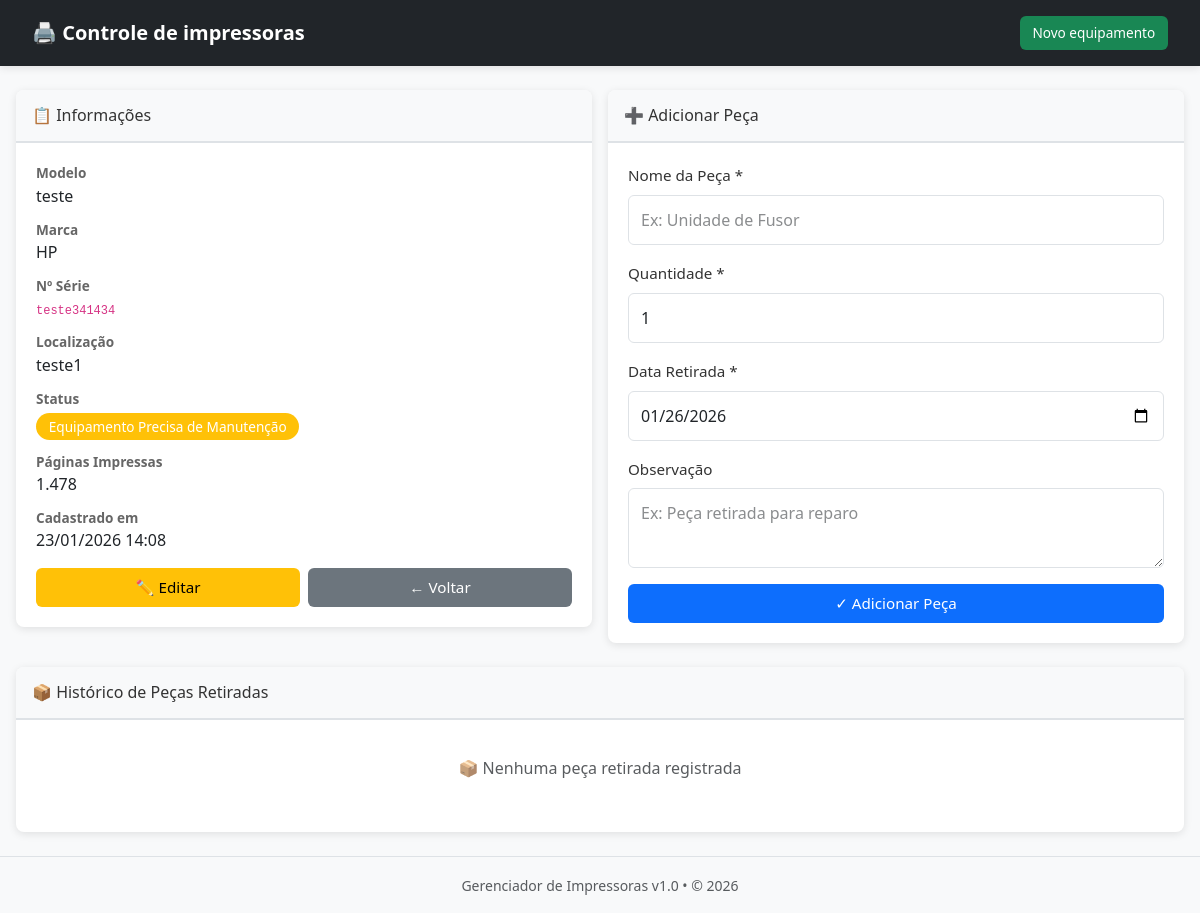
Page /detalhes.php?id=3 on the committed database.
### tables this page shows
CREATE TABLE `impressoras` (
  `id` int NOT NULL,
  `modelo` varchar(100) NOT NULL,
  `marca` varchar(50) NOT NULL,
  `numero_serie` varchar(100) NOT NULL,
  `localizacao` varchar(150) DEFAULT NULL,
  `status` enum('equipamento_completo','equipamento_manutencao','inativo') DEFAULT 'equipamento_completo',
  `contagem_paginas` int DEFAULT '0',
  `data_cadastro` timestamp NULL DEFAULT CURRENT_TIMESTAMP COMMENT 'Data/hora de cadastro (UTC-3 Brasil)',
  `ultima_atualizacao` timestamp NULL DEFAULT CURRENT_TIMESTAMP ON UPDATE CURRENT_TIMESTAMP COMMENT 'Última atualização (UTC-3 Brasil)'
);

### config/timezone.php (called while the page is built, shortened)
<?php
function dataHoje() {
    return date('Y-m-d');
}
function formatarDataHora($data) {
    return date('d/m/Y H:i', strtotime($data));
}
?>

### detalhes.php (the view, shortened to what this page needs)
<?php
try {
    require_once 'config/timezone.php';
    $conn = Database::getInstance();
    $id = $_GET['id'] ?? 0;
    $stmt = $conn->prepare("SELECT * FROM impressoras WHERE id = :id");
    $stmt->execute([':id' => $id]);
    $impressora = $stmt->fetch();
    $stmt = $conn->prepare("SELECT * FROM pecas_retiradas WHERE impressora_id = :id ORDER BY data_retirada DESC");
    $stmt->execute([':id' => $id]);
    $pecas = $stmt->fetchAll();
    include 'includes/header.php';
} catch(Exception $e) {
    ob_end_clean();
    header('Content-Type: text/html; charset=utf-8');
    http_response_code(500);
    ?>
    <!DOCTYPE html>
    <html><head><title>Erro</title></head><body>
    <h1>Erro 500</h1>
    <p><?= htmlspecialchars($e->getMessage()) ?></p>
    </body></html>
    <?php
    exit;
}
?>
<div class="row">
    <div class="col-md-6">
        <div class="card mb-4">
            <div class="card-header">
                <h5 style="font-size: 1rem; margin: 0;">📋 Informações</h5>
            </div>
            <div class="card-body">
                <div style="display: grid; gap: 0.75rem;">
                    <div>
                        <strong style="display: block; font-size: 0.85rem; color: #666;">Modelo</strong>
                        <span><?= htmlspecialchars($impressora['modelo']) ?></span>
                    </div>
                    <div>
                        <strong style="display: block; font-size: 0.85rem; color: #666;">Marca</strong>
                        <span><?= htmlspecialchars($impressora['marca']) ?></span>
                    </div>
                    <div>
                        <strong style="display: block; font-size: 0.85rem; color: #666;">Nº Série</strong>
                        <code style="font-size: 0.75rem;"><?= htmlspecialchars($impressora['numero_serie']) ?></code>
                    </div>
                    <div>
                        <strong style="display: block; font-size: 0.85rem; color: #666;">Localização</strong>
                        <span><?= htmlspecialchars($impressora['localizacao']) ?></span>
                    </div>
                    <div>
                        <strong style="display: block; font-size: 0.85rem; color: #666;">Status</strong>
                        <span class="badge bg-<?= in_array($impressora['status'], ['equipamento_completo', 'ativo']) ? 'success' : (in_array($impressora['status'], ['equipamento_manutencao', 'manutencao']) ? 'warning' : 'secondary') ?>" style="margin-top: 0.25rem;">
                            <?= in_array($impressora['status'], ['equipamento_completo', 'ativo']) ? 'Equipamento Completo' : (in_array($impressora['status'], ['equipamento_manutencao', 'manutencao']) ? 'Equipamento Precisa de Manutenção' : 'Inativo') ?>
                        </span>
                    </div>
                    <div>
                        <strong style="display: block; font-size: 0.85rem; color: #666;">Páginas Impressas</strong>
                        <span><?= number_format($impressora['contagem_paginas'], 0, ',', '.') ?></span>
                    </div>
                    <div>
                        <strong style="display: block; font-size: 0.85rem; color: #666;">Cadastrado em</strong>
                        <span><?= formatarDataHora($impressora['data_cadastro']) ?></span>
                    </div>
                </div>
                <div class="button-group" style="margin-top: 1rem;">
                    <a href="editar.php?id=<?= $impressora['id'] ?>" class="btn btn-warning">✏️ Editar</a>
                    <a href="index.php" class="btn btn-secondary">←  Voltar</a>
                </div>
            </div>
        </div>
    </div>
    <div class="col-md-6">
        <div class="card mb-4">
            <div class="card-header">
                <h5 style="font-size: 1rem; margin: 0;">➕ Adicionar Peça</h5>
            </div>
            <div class="card-body">
                <form method="POST">
                    <div class="mb-3">
                        <label class="form-label">Nome da Peça *</label>
                        <input type="text" name="nome_peca" class="form-control" placeholder="Ex: Unidade de Fusor" required>
                    </div>
                    <div class="mb-3">
                        <label class="form-label">Quantidade *</label>
                        <input type="number" name="quantidade" class="form-control" value="1" required>
                    </div>
                    <div class="mb-3">
                        <label class="form-label">Data Retirada *</label>
                        <input type="date" name="data_retirada" class="form-control" value="<?= dataHoje() ?>" required>
                    </div>
                    <div class="mb-3">
                        <label class="form-label">Observação</label>
                        <textarea name="observacao" class="form-control" placeholder="Ex: Peça retirada para reparo" style="min-height: 80px;"></textarea>
                    </div>
                    <button type="submit" class="btn btn-primary w-100">✓ Adicionar Peça</button>
                </form>
            </div>
        </div>
    </div>
</div>
<div class="card">
    <div class="card-header">
        <h5 style="font-size: 1rem; margin: 0;">📦 Histórico de Peças Retiradas</h5>
    </div>
    <div class="card-body">
        <?php if (count($pecas) > 0): ?>
            <div class="table-responsive">
                <table class="table table-sm table-striped">
                    <thead class="table-dark">
                        <tr>
                            <th style="width: 40%;">Peça</th>
                            <th style="width: 20%;">Qtd</th>
                            <th style="width: 20%;">Data</th>
                            <th style="width: 20%;" class="d-none d-md-table-cell">Obs.</th>
                        </tr>
                    </thead>
                    <tbody>
                        <?php foreach($pecas as $peca): ?>
                        <tr>
                            <td><strong><?= htmlspecialchars($peca['nome_peca']) ?></strong></td>
                            <td><span class="badge bg-info"><?= $peca['quantidade'] ?></span></td>
                            <td><small><?= formatarData($peca['data_retirada']) ?></small></td>
                            <td class="d-none d-md-table-cell"><small class="text-muted" style="display: block; max-width: 200px; overflow: hidden; text-overflow: ellipsis; white-space: nowrap;">
                                <?= htmlspecialchars($peca['observacao']) ?>
                            </small></td>
                        </tr>
                        <?php endforeach; ?>
                    </tbody>
                </table>
            </div>
        <?php else: ?>
            <p class="text-muted text-center" style="padding: 1rem;">📦 Nenhuma peça retirada registrada</p>
        <?php endif; ?>
    </div>
</div>
<?php include 'includes/footer.php'; ?>

### assets/style.css (style rules this page uses)
html { font-size: 16px; }
body { background-color: #f8f9fa; font-family: 'Segoe UI', Tahoma, Geneva, Verdana, sans-serif; font-size: 1rem; line-height: 1.5; color: #333; }
.card { border: none; box-shadow: 0 2px 8px rgba(0,0,0,0.1); margin-bottom: 1.5rem; border-radius: 8px; overflow: hidden; }
.card-header { background-color: #f8f9fa; border-bottom: 2px solid #dee2e6; padding: 1rem; }
.card-header h4, .card-header h5 { margin: 0; color: #333; font-size: clamp(1rem, 2vw, 1.25rem); }
.card-body { padding: 1.25rem; }
.btn { border-radius: 6px; padding: 0.5rem 1rem; font-weight: 500; transition: all 0.3s ease; white-space: nowrap; font-size: 0.95rem; cursor: pointer; border: none; display: inline-block; text-decoration: none; }
.button-group { display: flex; gap: 0.5rem; flex-wrap: wrap; }
.button-group .btn { flex: 1; min-width: 80px; }
.badge { padding: 0.4rem 0.8rem; border-radius: 20px; font-size: 0.85rem; font-weight: 500; display: inline-block; }
.form-label { font-weight: 500; margin-bottom: 0.5rem; color: #333; font-size: 0.95rem; }
.form-control, .form-select { border-radius: 6px; border: 1px solid #dee2e6; padding: 0.75rem; font-size: 1rem; width: 100%; }
.form-control::placeholder { opacity: 0.7; }
textarea.form-control { resize: vertical; min-height: 100px; }
.text-muted { color: #6c757d; }
.mb-3 { margin-bottom: 1rem; }
.mb-4 { margin-bottom: 1.5rem; }
.row { display: flex; flex-wrap: wrap; margin: -0.5rem; }
.col-md-6 { flex: 0 0 50%; padding: 0.5rem; }

### rows in the picture
impressoras: modelo "teste", marca "HP", numero_serie "teste341434", localizacao "teste1", contagem_paginas "1.478", data_cadastro "23/01/2026 14:08"
